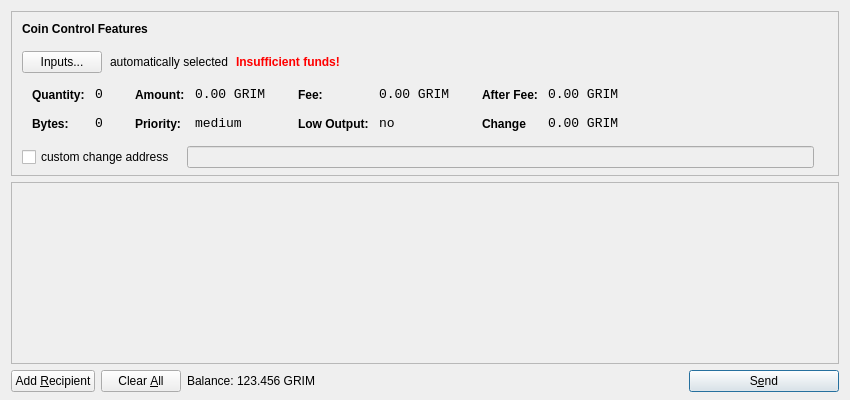
<?xml version="1.0" encoding="UTF-8"?>
<ui version="4.0">
 <class>SendCoinsDialog</class>
 <widget class="QDialog" name="SendCoinsDialog">
  <property name="geometry">
   <rect>
    <x>0</x>
    <y>0</y>
    <width>850</width>
    <height>400</height>
   </rect>
  </property>
  <property name="windowTitle">
   <string>Send Coins</string>
  </property>
  <layout class="QVBoxLayout" name="verticalLayout" stretch="0,1,0">
   <property name="bottomMargin">
    <number>8</number>
   </property>
   <item>
    <widget class="QFrame" name="frameCoinControl">
     <property name="sizePolicy">
      <sizepolicy hsizetype="Expanding" vsizetype="Expanding">
       <horstretch>0</horstretch>
       <verstretch>0</verstretch>
      </sizepolicy>
     </property>
     <property name="maximumSize">
      <size>
       <width>16777215</width>
       <height>16777215</height>
      </size>
     </property>
     <property name="frameShape">
      <enum>QFrame::StyledPanel</enum>
     </property>
     <property name="frameShadow">
      <enum>QFrame::Sunken</enum>
     </property>
     <layout class="QVBoxLayout" name="verticalLayoutCoinControl2">
      <property name="spacing">
       <number>-1</number>
      </property>
      <property name="leftMargin">
       <number>0</number>
      </property>
      <property name="topMargin">
       <number>0</number>
      </property>
      <property name="rightMargin">
       <number>0</number>
      </property>
      <property name="bottomMargin">
       <number>6</number>
      </property>
      <item>
       <layout class="QVBoxLayout" name="verticalLayoutCoinControl" stretch="0,0,0,0,1">
        <property name="spacing">
         <number>0</number>
        </property>
        <property name="leftMargin">
         <number>10</number>
        </property>
        <property name="topMargin">
         <number>10</number>
        </property>
        <item>
         <layout class="QHBoxLayout" name="horizontalLayoutCoinControl1">
          <property name="bottomMargin">
           <number>15</number>
          </property>
          <item>
           <widget class="QLabel" name="labelCoinControlFeatures">
            <property name="sizePolicy">
             <sizepolicy hsizetype="Preferred" vsizetype="Maximum">
              <horstretch>0</horstretch>
              <verstretch>0</verstretch>
             </sizepolicy>
            </property>
            <property name="font">
             <font>
              <weight>75</weight>
              <bold>true</bold>
             </font>
            </property>
            <property name="styleSheet">
             <string notr="true">font-weight:bold;</string>
            </property>
            <property name="text">
             <string>Coin Control Features</string>
            </property>
           </widget>
          </item>
         </layout>
        </item>
        <item>
         <layout class="QHBoxLayout" name="horizontalLayoutCoinControl2" stretch="0,0,0,0">
          <property name="spacing">
           <number>8</number>
          </property>
          <property name="bottomMargin">
           <number>10</number>
          </property>
          <item>
           <widget class="QPushButton" name="pushButtonCoinControl">
            <property name="styleSheet">
             <string notr="true"/>
            </property>
            <property name="text">
             <string>Inputs...</string>
            </property>
           </widget>
          </item>
          <item>
           <widget class="QLabel" name="labelCoinControlAutomaticallySelected">
            <property name="text">
             <string>automatically selected</string>
            </property>
            <property name="margin">
             <number>5</number>
            </property>
           </widget>
          </item>
          <item>
           <widget class="QLabel" name="labelCoinControlInsuffFunds">
            <property name="font">
             <font>
              <weight>75</weight>
              <bold>true</bold>
             </font>
            </property>
            <property name="styleSheet">
             <string notr="true">color:red;font-weight:bold;</string>
            </property>
            <property name="text">
             <string>Insufficient funds!</string>
            </property>
            <property name="margin">
             <number>5</number>
            </property>
           </widget>
          </item>
          <item>
           <spacer name="horizontalSpacerCoinControl">
            <property name="orientation">
             <enum>Qt::Horizontal</enum>
            </property>
            <property name="sizeHint" stdset="0">
             <size>
              <width>40</width>
              <height>1</height>
             </size>
            </property>
           </spacer>
          </item>
         </layout>
        </item>
        <item>
         <widget class="QWidget" name="widgetCoinControl" native="true">
          <property name="sizePolicy">
           <sizepolicy hsizetype="Preferred" vsizetype="Preferred">
            <horstretch>0</horstretch>
            <verstretch>0</verstretch>
           </sizepolicy>
          </property>
          <property name="minimumSize">
           <size>
            <width>0</width>
            <height>0</height>
           </size>
          </property>
          <property name="styleSheet">
           <string notr="true"/>
          </property>
          <layout class="QHBoxLayout" name="horizontalLayoutCoinControl5">
           <property name="margin">
            <number>0</number>
           </property>
           <item>
            <layout class="QHBoxLayout" name="horizontalLayoutCoinControl3" stretch="0,0,0,1">
             <property name="spacing">
              <number>20</number>
             </property>
             <property name="topMargin">
              <number>0</number>
             </property>
             <property name="bottomMargin">
              <number>10</number>
             </property>
             <item>
              <layout class="QFormLayout" name="formLayoutCoinControl1">
               <property name="horizontalSpacing">
                <number>10</number>
               </property>
               <property name="verticalSpacing">
                <number>14</number>
               </property>
               <property name="leftMargin">
                <number>10</number>
               </property>
               <property name="topMargin">
                <number>4</number>
               </property>
               <property name="rightMargin">
                <number>6</number>
               </property>
               <item row="0" column="0">
                <widget class="QLabel" name="labelCoinControlQuantityText">
                 <property name="styleSheet">
                  <string notr="true">font-weight:bold;</string>
                 </property>
                 <property name="text">
                  <string>Quantity:</string>
                 </property>
                 <property name="margin">
                  <number>0</number>
                 </property>
                </widget>
               </item>
               <item row="0" column="1">
                <widget class="QLabel" name="labelCoinControlQuantity">
                 <property name="font">
                  <font>
                   <family>Monospace</family>
                   <pointsize>10</pointsize>
                  </font>
                 </property>
                 <property name="cursor">
                  <cursorShape>IBeamCursor</cursorShape>
                 </property>
                 <property name="contextMenuPolicy">
                  <enum>Qt::ActionsContextMenu</enum>
                 </property>
                 <property name="text">
                  <string>0</string>
                 </property>
                 <property name="margin">
                  <number>0</number>
                 </property>
                 <property name="textInteractionFlags">
                  <set>Qt::LinksAccessibleByMouse|Qt::TextSelectableByKeyboard|Qt::TextSelectableByMouse</set>
                 </property>
                </widget>
               </item>
               <item row="1" column="0">
                <widget class="QLabel" name="labelCoinControlBytesText">
                 <property name="styleSheet">
                  <string notr="true">font-weight:bold;</string>
                 </property>
                 <property name="text">
                  <string>Bytes:</string>
                 </property>
                </widget>
               </item>
               <item row="1" column="1">
                <widget class="QLabel" name="labelCoinControlBytes">
                 <property name="font">
                  <font>
                   <family>Monospace</family>
                   <pointsize>10</pointsize>
                  </font>
                 </property>
                 <property name="cursor">
                  <cursorShape>IBeamCursor</cursorShape>
                 </property>
                 <property name="contextMenuPolicy">
                  <enum>Qt::ActionsContextMenu</enum>
                 </property>
                 <property name="text">
                  <string>0</string>
                 </property>
                 <property name="textInteractionFlags">
                  <set>Qt::LinksAccessibleByMouse|Qt::TextSelectableByKeyboard|Qt::TextSelectableByMouse</set>
                 </property>
                </widget>
               </item>
              </layout>
             </item>
             <item>
              <layout class="QFormLayout" name="formLayoutCoinControl2">
               <property name="horizontalSpacing">
                <number>10</number>
               </property>
               <property name="verticalSpacing">
                <number>14</number>
               </property>
               <property name="leftMargin">
                <number>6</number>
               </property>
               <property name="topMargin">
                <number>4</number>
               </property>
               <property name="rightMargin">
                <number>6</number>
               </property>
               <item row="0" column="0">
                <widget class="QLabel" name="labelCoinControlAmountText">
                 <property name="styleSheet">
                  <string notr="true">font-weight:bold;</string>
                 </property>
                 <property name="text">
                  <string>Amount:</string>
                 </property>
                 <property name="margin">
                  <number>0</number>
                 </property>
                </widget>
               </item>
               <item row="0" column="1">
                <widget class="QLabel" name="labelCoinControlAmount">
                 <property name="font">
                  <font>
                   <family>Monospace</family>
                   <pointsize>10</pointsize>
                  </font>
                 </property>
                 <property name="cursor">
                  <cursorShape>IBeamCursor</cursorShape>
                 </property>
                 <property name="contextMenuPolicy">
                  <enum>Qt::ActionsContextMenu</enum>
                 </property>
                 <property name="text">
                  <string>0.00 GRIM</string>
                 </property>
                 <property name="textInteractionFlags">
                  <set>Qt::LinksAccessibleByMouse|Qt::TextSelectableByKeyboard|Qt::TextSelectableByMouse</set>
                 </property>
                </widget>
               </item>
               <item row="1" column="0">
                <widget class="QLabel" name="labelCoinControlPriorityText">
                 <property name="styleSheet">
                  <string notr="true">font-weight:bold;</string>
                 </property>
                 <property name="text">
                  <string>Priority:</string>
                 </property>
                </widget>
               </item>
               <item row="1" column="1">
                <widget class="QLabel" name="labelCoinControlPriority">
                 <property name="font">
                  <font>
                   <family>Monospace</family>
                   <pointsize>10</pointsize>
                  </font>
                 </property>
                 <property name="cursor">
                  <cursorShape>IBeamCursor</cursorShape>
                 </property>
                 <property name="contextMenuPolicy">
                  <enum>Qt::ActionsContextMenu</enum>
                 </property>
                 <property name="text">
                  <string>medium</string>
                 </property>
                 <property name="textInteractionFlags">
                  <set>Qt::LinksAccessibleByMouse|Qt::TextSelectableByKeyboard|Qt::TextSelectableByMouse</set>
                 </property>
                </widget>
               </item>
              </layout>
             </item>
             <item>
              <layout class="QFormLayout" name="formLayoutCoinControl3">
               <property name="horizontalSpacing">
                <number>10</number>
               </property>
               <property name="verticalSpacing">
                <number>14</number>
               </property>
               <property name="leftMargin">
                <number>6</number>
               </property>
               <property name="topMargin">
                <number>4</number>
               </property>
               <property name="rightMargin">
                <number>6</number>
               </property>
               <item row="0" column="0">
                <widget class="QLabel" name="labelCoinControlFeeText">
                 <property name="styleSheet">
                  <string notr="true">font-weight:bold;</string>
                 </property>
                 <property name="text">
                  <string>Fee:</string>
                 </property>
                 <property name="margin">
                  <number>0</number>
                 </property>
                </widget>
               </item>
               <item row="0" column="1">
                <widget class="QLabel" name="labelCoinControlFee">
                 <property name="font">
                  <font>
                   <family>Monospace</family>
                   <pointsize>10</pointsize>
                  </font>
                 </property>
                 <property name="cursor">
                  <cursorShape>IBeamCursor</cursorShape>
                 </property>
                 <property name="contextMenuPolicy">
                  <enum>Qt::ActionsContextMenu</enum>
                 </property>
                 <property name="text">
                  <string>0.00 GRIM</string>
                 </property>
                 <property name="textInteractionFlags">
                  <set>Qt::LinksAccessibleByMouse|Qt::TextSelectableByKeyboard|Qt::TextSelectableByMouse</set>
                 </property>
                </widget>
               </item>
               <item row="1" column="0">
                <widget class="QLabel" name="labelCoinControlLowOutputText">
                 <property name="styleSheet">
                  <string notr="true">font-weight:bold;</string>
                 </property>
                 <property name="text">
                  <string>Low Output:</string>
                 </property>
                </widget>
               </item>
               <item row="1" column="1">
                <widget class="QLabel" name="labelCoinControlLowOutput">
                 <property name="font">
                  <font>
                   <family>Monospace</family>
                   <pointsize>10</pointsize>
                  </font>
                 </property>
                 <property name="cursor">
                  <cursorShape>IBeamCursor</cursorShape>
                 </property>
                 <property name="contextMenuPolicy">
                  <enum>Qt::ActionsContextMenu</enum>
                 </property>
                 <property name="text">
                  <string>no</string>
                 </property>
                 <property name="textInteractionFlags">
                  <set>Qt::LinksAccessibleByMouse|Qt::TextSelectableByKeyboard|Qt::TextSelectableByMouse</set>
                 </property>
                </widget>
               </item>
              </layout>
             </item>
             <item>
              <layout class="QFormLayout" name="formLayoutCoinControl4">
               <property name="horizontalSpacing">
                <number>10</number>
               </property>
               <property name="verticalSpacing">
                <number>14</number>
               </property>
               <property name="leftMargin">
                <number>6</number>
               </property>
               <property name="topMargin">
                <number>4</number>
               </property>
               <property name="rightMargin">
                <number>6</number>
               </property>
               <item row="0" column="0">
                <widget class="QLabel" name="labelCoinControlAfterFeeText">
                 <property name="styleSheet">
                  <string notr="true">font-weight:bold;</string>
                 </property>
                 <property name="text">
                  <string>After Fee:</string>
                 </property>
                 <property name="margin">
                  <number>0</number>
                 </property>
                </widget>
               </item>
               <item row="0" column="1">
                <widget class="QLabel" name="labelCoinControlAfterFee">
                 <property name="font">
                  <font>
                   <family>Monospace</family>
                   <pointsize>10</pointsize>
                  </font>
                 </property>
                 <property name="cursor">
                  <cursorShape>IBeamCursor</cursorShape>
                 </property>
                 <property name="contextMenuPolicy">
                  <enum>Qt::ActionsContextMenu</enum>
                 </property>
                 <property name="text">
                  <string>0.00 GRIM</string>
                 </property>
                 <property name="textInteractionFlags">
                  <set>Qt::LinksAccessibleByMouse|Qt::TextSelectableByKeyboard|Qt::TextSelectableByMouse</set>
                 </property>
                </widget>
               </item>
               <item row="1" column="0">
                <widget class="QLabel" name="labelCoinControlChangeText">
                 <property name="styleSheet">
                  <string notr="true">font-weight:bold;</string>
                 </property>
                 <property name="text">
                  <string>Change</string>
                 </property>
                </widget>
               </item>
               <item row="1" column="1">
                <widget class="QLabel" name="labelCoinControlChange">
                 <property name="font">
                  <font>
                   <family>Monospace</family>
                   <pointsize>10</pointsize>
                  </font>
                 </property>
                 <property name="cursor">
                  <cursorShape>IBeamCursor</cursorShape>
                 </property>
                 <property name="contextMenuPolicy">
                  <enum>Qt::ActionsContextMenu</enum>
                 </property>
                 <property name="text">
                  <string>0.00 GRIM</string>
                 </property>
                 <property name="textInteractionFlags">
                  <set>Qt::LinksAccessibleByMouse|Qt::TextSelectableByKeyboard|Qt::TextSelectableByMouse</set>
                 </property>
                </widget>
               </item>
              </layout>
             </item>
            </layout>
           </item>
          </layout>
         </widget>
        </item>
        <item>
         <layout class="QHBoxLayout" name="horizontalLayoutCoinControl4" stretch="0,0,0">
          <property name="spacing">
           <number>12</number>
          </property>
          <property name="sizeConstraint">
           <enum>QLayout::SetDefaultConstraint</enum>
          </property>
          <property name="topMargin">
           <number>5</number>
          </property>
          <property name="rightMargin">
           <number>5</number>
          </property>
          <item>
           <widget class="QCheckBox" name="checkBoxCoinControlChange">
            <property name="text">
             <string>custom change address</string>
            </property>
           </widget>
          </item>
          <item>
           <widget class="QLineEdit" name="lineEditCoinControlChange">
            <property name="enabled">
             <bool>false</bool>
            </property>
            <property name="sizePolicy">
             <sizepolicy hsizetype="Expanding" vsizetype="Fixed">
              <horstretch>0</horstretch>
              <verstretch>0</verstretch>
             </sizepolicy>
            </property>
           </widget>
          </item>
          <item>
           <widget class="QLabel" name="labelCoinControlChangeLabel">
            <property name="sizePolicy">
             <sizepolicy hsizetype="Preferred" vsizetype="Expanding">
              <horstretch>0</horstretch>
              <verstretch>0</verstretch>
             </sizepolicy>
            </property>
            <property name="minimumSize">
             <size>
              <width>0</width>
              <height>0</height>
             </size>
            </property>
            <property name="text">
             <string/>
            </property>
            <property name="margin">
             <number>3</number>
            </property>
           </widget>
          </item>
         </layout>
        </item>
        <item>
         <spacer name="verticalSpacerCoinControl">
          <property name="orientation">
           <enum>Qt::Vertical</enum>
          </property>
          <property name="sizeHint" stdset="0">
           <size>
            <width>800</width>
            <height>1</height>
           </size>
          </property>
         </spacer>
        </item>
       </layout>
      </item>
     </layout>
    </widget>
   </item>
   <item>
    <widget class="QScrollArea" name="scrollArea">
     <property name="widgetResizable">
      <bool>true</bool>
     </property>
     <widget class="QWidget" name="scrollAreaWidgetContents">
      <property name="geometry">
       <rect>
        <x>0</x>
        <y>0</y>
        <width>830</width>
        <height>165</height>
       </rect>
      </property>
      <layout class="QVBoxLayout" name="verticalLayout_2">
       <property name="margin">
        <number>0</number>
       </property>
       <item>
        <layout class="QVBoxLayout" name="entries">
         <property name="spacing">
          <number>6</number>
         </property>
        </layout>
       </item>
       <item>
        <spacer name="verticalSpacer">
         <property name="orientation">
          <enum>Qt::Vertical</enum>
         </property>
         <property name="sizeHint" stdset="0">
          <size>
           <width>20</width>
           <height>40</height>
          </size>
         </property>
        </spacer>
       </item>
      </layout>
     </widget>
    </widget>
   </item>
   <item>
    <layout class="QHBoxLayout" name="horizontalLayout">
     <item>
      <widget class="QPushButton" name="addButton">
       <property name="toolTip">
        <string>Send to multiple recipients at once</string>
       </property>
       <property name="text">
        <string>Add &amp;Recipient</string>
       </property>
       <property name="icon">
        <iconset resource="../bitcoin.qrc">
         <normaloff>:/icons/add</normaloff>:/icons/add</iconset>
       </property>
       <property name="autoDefault">
        <bool>false</bool>
       </property>
      </widget>
     </item>
     <item>
      <widget class="QPushButton" name="clearButton">
       <property name="sizePolicy">
        <sizepolicy hsizetype="Minimum" vsizetype="Fixed">
         <horstretch>0</horstretch>
         <verstretch>0</verstretch>
        </sizepolicy>
       </property>
       <property name="toolTip">
        <string>Remove all transaction fields</string>
       </property>
       <property name="text">
        <string>Clear &amp;All</string>
       </property>
       <property name="icon">
        <iconset resource="../bitcoin.qrc">
         <normaloff>:/icons/remove</normaloff>:/icons/remove</iconset>
       </property>
       <property name="autoRepeatDelay">
        <number>300</number>
       </property>
       <property name="autoDefault">
        <bool>false</bool>
       </property>
      </widget>
     </item>
     <item>
      <layout class="QHBoxLayout" name="horizontalLayout_2">
       <property name="spacing">
        <number>3</number>
       </property>
       <item>
        <widget class="QLabel" name="label">
         <property name="sizePolicy">
          <sizepolicy hsizetype="Preferred" vsizetype="Fixed">
           <horstretch>0</horstretch>
           <verstretch>0</verstretch>
          </sizepolicy>
         </property>
         <property name="text">
          <string>Balance:</string>
         </property>
        </widget>
       </item>
       <item>
        <widget class="QLabel" name="labelBalance">
         <property name="sizePolicy">
          <sizepolicy hsizetype="Preferred" vsizetype="Fixed">
           <horstretch>0</horstretch>
           <verstretch>0</verstretch>
          </sizepolicy>
         </property>
         <property name="cursor">
          <cursorShape>IBeamCursor</cursorShape>
         </property>
         <property name="text">
          <string>123.456 GRIM</string>
         </property>
         <property name="textInteractionFlags">
          <set>Qt::LinksAccessibleByMouse|Qt::TextSelectableByKeyboard|Qt::TextSelectableByMouse</set>
         </property>
        </widget>
       </item>
      </layout>
     </item>
     <item>
      <spacer name="horizontalSpacer">
       <property name="orientation">
        <enum>Qt::Horizontal</enum>
       </property>
       <property name="sizeHint" stdset="0">
        <size>
         <width>40</width>
         <height>20</height>
        </size>
       </property>
      </spacer>
     </item>
     <item>
      <widget class="QPushButton" name="sendButton">
       <property name="minimumSize">
        <size>
         <width>150</width>
         <height>0</height>
        </size>
       </property>
       <property name="toolTip">
        <string>Confirm the send action</string>
       </property>
       <property name="text">
        <string>S&amp;end</string>
       </property>
       <property name="icon">
        <iconset resource="../bitcoin.qrc">
         <normaloff>:/icons/send</normaloff>:/icons/send</iconset>
       </property>
       <property name="default">
        <bool>true</bool>
       </property>
      </widget>
     </item>
    </layout>
   </item>
  </layout>
 </widget>
 <resources>
  <include location="../bitcoin.qrc"/>
 </resources>
 <connections/>
</ui>
